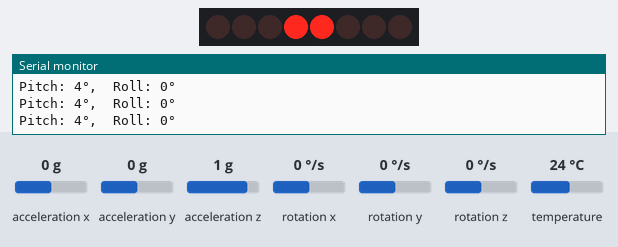
Simulated run of this sketch. Board: Arduino Uno, built with avr-gcc and run on an emulated ATmega328P. On the bench: 8 shift-register outputs drawn as a row of LEDs (first output left, lit = HIGH), the last lines printed to the serial monitor. Wiring (inferred from the names in the program): shift register (74HC595): data pin 12; shift clock pin 9; latch pin 11. Wiring (inferred from the signals the program sends): row of LEDs: on Q0, Q1, Q2, Q3, Q4, Q5, Q6, Q7. The test bench sets the inputs (shaded band); at power-on: acceleration y 0 g, acceleration x 0 g, acceleration z 1 g, rotation x 0 °/s, rotation y 0 °/s, rotation z 0 °/s, temperature 24 °C.

Above: at 1.3 s.
1.4 s: acceleration y set to -1.4 g
At 2.4 s:
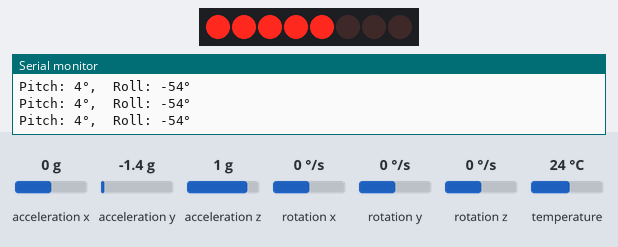
3.0 s: acceleration y set to 0.8 g
At 3.6 s:
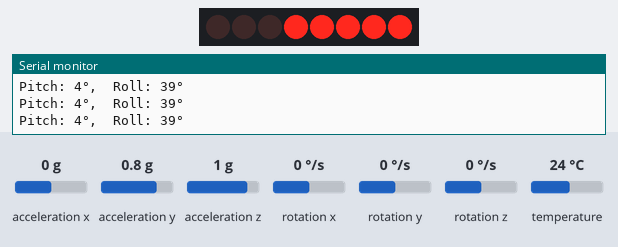
4.6 s: acceleration x set to -1.4 g
At 5.6 s:
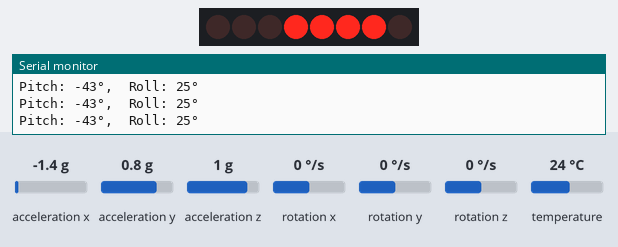
6.3 s: acceleration y set to -0.1 g
At 7.6 s:
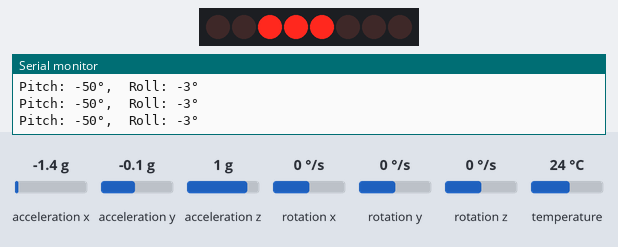
7.9 s: acceleration y set to -0.8 g
At 8.8 s:
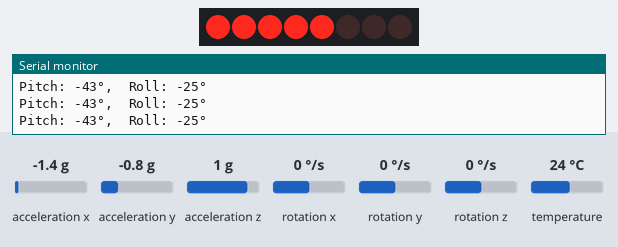
9.5 s: acceleration y set to 0 g
At 10.8 s:
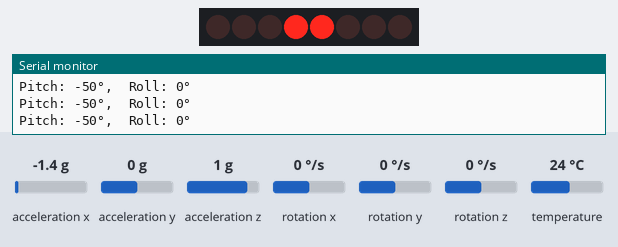
Timing chart, 0 to 12.2 s (numbered marks = the images above; inputs shaded):
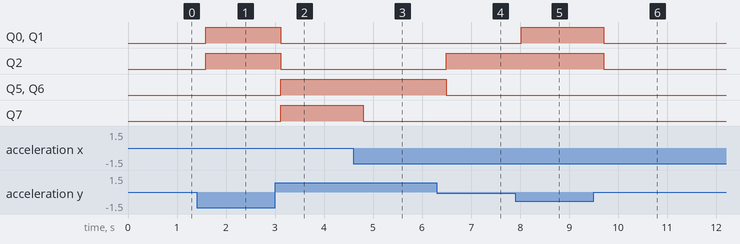

Measured:
- after the input at 1.4 s, Q0–2: LOW → HIGH after 0.18 s
- after the input at 3.0 s, Q0–2: HIGH → LOW after 0.12 s; Q5–7: LOW → HIGH after 0.12 s
- after the input at 4.6 s, Q7: HIGH → LOW after 0.20 s
- after the input at 6.3 s, Q2: LOW → HIGH after 0.19 s; Q5, Q6: HIGH → LOW after 0.19 s
- after the input at 7.9 s, Q0, Q1: LOW → HIGH after 0.12 s
- after the input at 9.5 s, Q0–2: HIGH → LOW after 0.21 s

The sketch:

Led_Tilt_SensorW_MPU6050.ino
```cpp
#include <Wire.h>
#include <Adafruit_MPU6050.h>
#include <Adafruit_Sensor.h>
#include <math.h>

int tiltVal;
int latchPin = 11;      // (11) ST_CP on 74HC595
int clockPin = 9;      // (9) SH_CP on 74HC595
int ledDataPin = 12;     // (12) DS on 74HC595
int j;
byte ledData;
Adafruit_MPU6050 mpu;

void updateShiftRegister(int latchPin, int ledDataPin, int clockPin, int bitOrder, byte ledData){
   digitalWrite(latchPin, LOW);
   shiftOut(ledDataPin, clockPin, bitOrder, ledData);
   digitalWrite(latchPin, HIGH);
}

void setup() {

  Serial.begin(115200);
  while (!Serial) delay(10);

  // Try to initialize MPU
  if (!mpu.begin()) {
    Serial.println("Failed to find MPU6050 chip");
    while (1) {
      delay(10);
    }
  }

  Serial.println("MPU6050 Found!");

  mpu.setAccelerometerRange(MPU6050_RANGE_2_G);
  mpu.setGyroRange(MPU6050_RANGE_250_DEG);
  mpu.setFilterBandwidth(MPU6050_BAND_5_HZ);

  delay(100);


 pinMode(latchPin, OUTPUT);
  pinMode(ledDataPin, OUTPUT);
  pinMode(clockPin, OUTPUT);
}

void loop() {

  sensors_event_t a, g, temp;
  mpu.getEvent(&a, &g, &temp);

  // Convert acceleration to tilt (pitch/roll)
  float ax = a.acceleration.x;
  float ay = a.acceleration.y;
  float az = a.acceleration.z;

  // Calculate roll (side-to-side) and pitch (front-back)
  float pitch = atan2(ax, sqrt(ay * ay + az * az)) * 180.0 / PI;
  float roll  = atan2(ay, sqrt(ax * ax + az * az)) * 180.0 / PI;

//you should set the following values to 0, so you first see how much you need to compensate for. ( you may change based on your work surface  :) )

pitch+=4.4; // compensate for uneven surface
roll+=0.3; // compensate for uneven surface

  // Output
  Serial.print("Pitch: ");
  Serial.print(pitch, 0);
  Serial.print("°,  Roll: ");
  Serial.print(roll, 0);
  Serial.println("°");

  delay(100);

  tiltVal= map(roll,-80,80,8,-8); //maps pitch values to a vlaue that can be turned into ledData
  tiltVal = constrain(tiltVal, -3, 3); // constrained to only 3 lights turning on


ledData = 0;

// Always light center LEDs (3 and 4)
bitSet(ledData, 3);
bitSet(ledData, 4);


  if (tiltVal > 0) {
    for (int i = 5; i < 5 + tiltVal && i < 8; i++) bitSet(ledData, i);
  } else if (tiltVal < 0) {
    for (int i = 2; i >= 3 + tiltVal && i >= 0; i--) bitSet(ledData, i);
  }

  updateShiftRegister(latchPin, ledDataPin, clockPin, LSBFIRST, ledData);
  delay(50);
}
```
